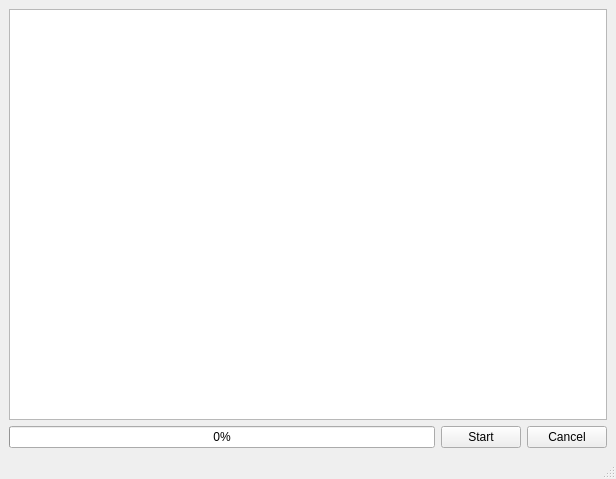
<?xml version="1.0" encoding="UTF-8"?>
<ui version="4.0">
 <class>MainWindow</class>
 <widget class="QMainWindow" name="MainWindow">
  <property name="geometry">
   <rect>
    <x>0</x>
    <y>0</y>
    <width>616</width>
    <height>479</height>
   </rect>
  </property>
  <property name="windowTitle">
   <string>MainWindow</string>
  </property>
  <widget class="QWidget" name="centralwidget">
   <layout class="QGridLayout" name="gridLayout">
    <item row="3" column="0">
     <widget class="QProgressBar" name="progressBar">
      <property name="value">
       <number>0</number>
      </property>
     </widget>
    </item>
    <item row="3" column="1">
     <widget class="QPushButton" name="buttonStart">
      <property name="text">
       <string>Start</string>
      </property>
     </widget>
    </item>
    <item row="3" column="2">
     <widget class="QPushButton" name="buttonCancel">
      <property name="text">
       <string>Cancel</string>
      </property>
     </widget>
    </item>
    <item row="0" column="0" colspan="3">
     <widget class="QTextEdit" name="textEdit">
      <property name="readOnly">
       <bool>true</bool>
      </property>
     </widget>
    </item>
   </layout>
  </widget>
  <widget class="QMenuBar" name="menubar">
   <property name="geometry">
    <rect>
     <x>0</x>
     <y>0</y>
     <width>616</width>
     <height>19</height>
    </rect>
   </property>
  </widget>
  <widget class="QStatusBar" name="statusbar"/>
 </widget>
 <resources/>
 <connections/>
</ui>
